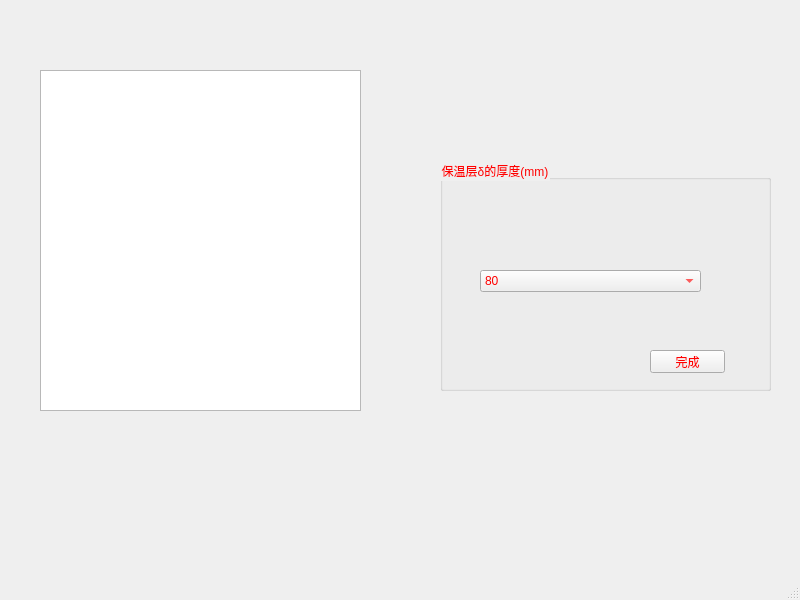
<?xml version="1.0" encoding="UTF-8"?>
<ui version="4.0">
 <class>MainWindow</class>
 <widget class="QMainWindow" name="MainWindow">
  <property name="geometry">
   <rect>
    <x>0</x>
    <y>0</y>
    <width>800</width>
    <height>600</height>
   </rect>
  </property>
  <property name="windowTitle">
   <string>MainWindow</string>
  </property>
  <widget class="QWidget" name="centralwidget">
   <widget class="QGroupBox" name="groupBox">
    <property name="geometry">
     <rect>
      <x>440</x>
      <y>160</y>
      <width>331</width>
      <height>231</height>
     </rect>
    </property>
    <property name="styleSheet">
     <string notr="true">color: rgb(255, 0, 0);
font: 8pt &quot;楷体&quot;;</string>
    </property>
    <property name="title">
     <string>保温层δ的厚度(mm)</string>
    </property>
    <widget class="QComboBox" name="comboBox">
     <property name="geometry">
      <rect>
       <x>40</x>
       <y>110</y>
       <width>221</width>
       <height>22</height>
      </rect>
     </property>
     <item>
      <property name="text">
       <string>80</string>
      </property>
     </item>
     <item>
      <property name="text">
       <string>60</string>
      </property>
     </item>
     <item>
      <property name="text">
       <string>40</string>
      </property>
     </item>
     <item>
      <property name="text">
       <string>35</string>
      </property>
     </item>
     <item>
      <property name="text">
       <string>25</string>
      </property>
     </item>
    </widget>
    <widget class="QPushButton" name="fff">
     <property name="geometry">
      <rect>
       <x>210</x>
       <y>190</y>
       <width>75</width>
       <height>23</height>
      </rect>
     </property>
     <property name="text">
      <string>完成</string>
     </property>
    </widget>
   </widget>
   <widget class="QGraphicsView" name="graphicsView">
    <property name="geometry">
     <rect>
      <x>40</x>
      <y>70</y>
      <width>321</width>
      <height>341</height>
     </rect>
    </property>
    <property name="styleSheet">
     <string notr="true">border-image: url(:/wuding1/5.png);</string>
    </property>
   </widget>
  </widget>
  <widget class="QMenuBar" name="menubar">
   <property name="geometry">
    <rect>
     <x>0</x>
     <y>0</y>
     <width>800</width>
     <height>22</height>
    </rect>
   </property>
  </widget>
  <widget class="QStatusBar" name="statusbar"/>
 </widget>
 <resources>
  <include location="../pic/wuding.qrc"/>
 </resources>
 <connections/>
</ui>
